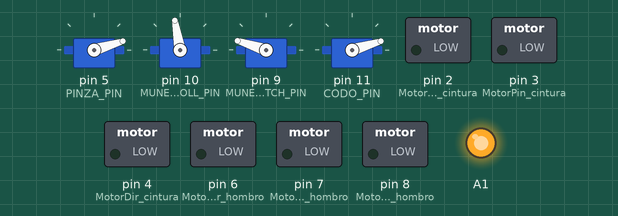
This sketch was run on a simulated Arduino Uno, built with avr-gcc and run on an emulated ATmega328P. Parts: 4 × servo, switched loads named in the sketch (green lamp = pin HIGH), output pins drawn as LEDs (lit = HIGH). What the sketch prints to the serial monitor is not drawn.

Above: at 5.05 s.
At 10.05 s:
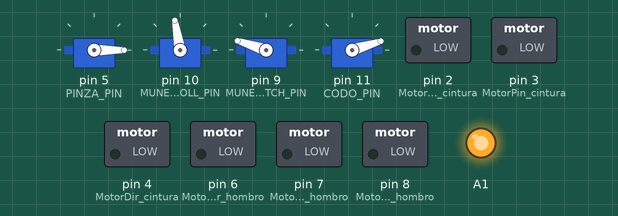
At 12.55 s:
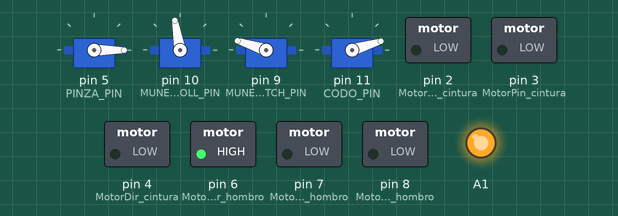
At 14.95 s:
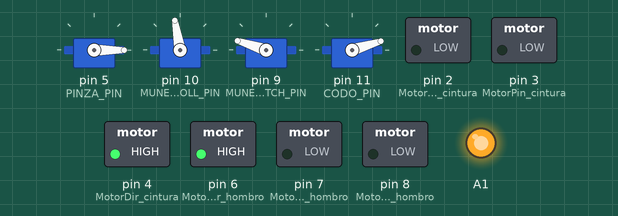
Timing chart, 0 to 16.5 s (numbered marks = the images above):
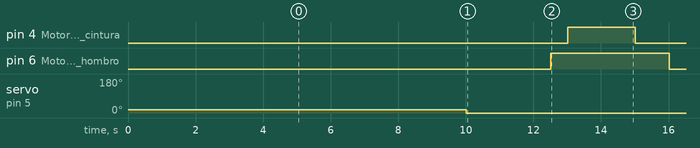

Measured:
- by itself, pin 4 (MotorDir_cintura): alternates HIGH for 2.0 s and LOW for 8.0 s
- by itself, pin 6 (MotorDir_hombro): alternates HIGH for 3.5 s and LOW for 6.5 s
- by itself, servo on pin 5 (PINZA_PIN): 17° → 0° at 10.0 s

The sketch:

minikuka2.ino
```cpp
//Control de MOTORES recibiendo como parámetro el ángulo que deben girar cada articulación para llegar al
//punto del espacio asignado.
//------------------------------------------------------------------------------------------------------------------------

#define PINZA_PIN 5
#define MUNECA_ROLL_PIN 10
#define MUNECA_PITCH_PIN 9
#define CODO_PIN 11

#define MotorPin_hombro  7
#define MotorDir_hombro  6
#define MotorEnable_hombro 8

#define MotorPin_cintura  3
#define MotorDir_cintura  4
#define MotorEnable_cintura 2

//------------------------------------------------------------------------------------------------------------------------

#define LIM_DER_PITCH 83               //Limite izquierdo mayor a limite derecho
#define LIM_IZQ_PITCH 162
#define LIM_DER_ROLL 80                //Limite izquierdo mayor a limite derecho
#define LIM_IZQ_ROLL 120
#define LIM_DER_PINZA 0                //Limite izquierdo mayor a limite derecho
#define LIM_IZQ_PINZA 0
#define LIM_DER_CODO 17                //Limite izquierdo mayor a limite derecho
#define LIM_IZQ_CODO 130

#define del_time_hombro  2000
#define del_time_cintura  800
#define pasos_hombro 752               //50° son 470 pasos  -  1° = 9,4 pasos
#define pasos_cintura 840              //90° son 840 pasos  -  1° = 9,33 pasos

//Posicion inicial de las articulaciones
//Angulos respecto de las referencias de cada motor
#define ORIG_PITCH 162
#define ORIG_ROLL 100
#define ORIG_CODO 17
#define ORIG_HOMBRO 0
#define ORIG_CINTURA 0
#define ORIG_PINZA 0

int servopos_codo = ORIG_CODO;
int servopos_pinza = ORIG_PINZA;
int servopos_pitch = ORIG_PITCH;
int servopos_roll = ORIG_ROLL;
int pappos_cintura = ORIG_CINTURA;
int pappos_hombro = ORIG_HOMBRO;

//tiempo que hay que esperar entre grado y grado. Unidad = [miliseg]
int step_time_pinza = 20;
int step_time_roll = 10;
int step_time_pitch = 20;
int step_time_codo = 20;

//------------------------------------------------------------------------------------------------------------------------

#include <Servo.h>

Servo pinza;
Servo muneca_roll;            //Entre 20 y 180, 100 pos inicial, 100 cero de ref
Servo muneca_pitch;           //Entre 162 y 70, 162 pos inicial, 83 cero de ref
Servo codo;                   //Entre 17 y 130, 17 pos inicial, 93 cero de ref


int angRotCadera;
int anguloCadera;
int posCaderaActual;
int pasosCadera;

int angRotHombro;
int anguloHombro;
int posHombroActual;
int pasosHombro;

int posCodoActual;
int anguloCodo;

int posPitchActual;
int anguloPitch;

int posRollActual;
int anguloRoll;

int angulos[3];
int comunicacionMLab;

bool caderaBool;
bool hombroBool;

int posPinzaActual;
int anguloPinza;

//---------------------------------------------------------------------------------------------------------------------------------------------------------------------

void setup()
{
  //Recibimos ángulos del Matlab
//  angulos[] = [2, 4, 6];

  //anguloCadera = angulos[1];
  //anguloHombro = angulos[2];
//  anguloCodo = angulos[3];
  //anguloPitch = angulos[4];
  //anguloRoll = angulos[5];

 //Enviamos señal a los motores para que realicen los movimeintos
  //servo.attach(PIN); ///////////////////ADVERTENCIA//////////////////
  //servo.write(ANGULO);//////////////////ADVERTENCIA//////////////////


  pinza.attach(PINZA_PIN);   //Defino la pata que controlará el motor   (450,2175)
  muneca_roll.attach(MUNECA_ROLL_PIN);
  muneca_pitch.attach(MUNECA_PITCH_PIN);
  codo.attach(CODO_PIN);

  Serial.begin(115200);
  servopos_pitch = constrain(servopos_pitch,70,162);
  servopos_roll = constrain(servopos_roll,20,180);
  servopos_codo = constrain(servopos_codo,17,130);
  servopos_pinza = constrain(servopos_pinza,0,180);

  pinMode(MotorPin_hombro,OUTPUT);
  pinMode(MotorDir_hombro,OUTPUT);
  pinMode(MotorEnable_hombro,OUTPUT);
  pinMode(MotorPin_cintura,OUTPUT);
  pinMode(MotorDir_cintura,OUTPUT);
  pinMode(MotorEnable_cintura,OUTPUT);

  pinMode(PINZA_PIN,OUTPUT);
  pinMode(MUNECA_PITCH_PIN,OUTPUT);
  pinMode(MUNECA_ROLL_PIN,OUTPUT);
  pinMode(CODO_PIN,OUTPUT);
  pinMode(A1,OUTPUT);

//Rele que conecta la energia al inicializar el codigo
  digitalWrite(A1,HIGH);

  muneca_pitch.write(ORIG_PITCH);
  muneca_roll.write(ORIG_ROLL);
  pinza.write(ORIG_CODO);
  codo.write(ORIG_CODO);

  digitalWrite(MotorEnable_hombro,LOW);
  digitalWrite(MotorEnable_cintura,LOW);
  delay(5000);

posHombroActual = 140;
posCaderaActual = 0;
posCodoActual = 17;
posPitchActual = 162;
posRollActual = 100;
posPinzaActual = 0;
}

//---------------------------------------------------------------------------------------------------------------------------------------------------------------------

void loop()
{
anguloPinza = 0;
anguloCadera = 0;
anguloHombro = 140; //acordar que es 140
anguloCodo = 17;
anguloPitch = 162;
anguloRoll = 100;

  // ángulo inicio Hombro = 140
  // ángulo inicio Codo = 17
  // ángulo inicio Pitch = 160

  //Recibimos ángulos del Matlab
  if(Serial.available()>0)
  {
      anguloCadera = Serial.read();
      delay(10);
      anguloHombro = Serial.read();
      delay(10);
      anguloCodo = Serial.read();
      delay(10);
      anguloPitch = Serial.read();
      delay(10);
      anguloRoll = Serial.read();
      delay(10);
      anguloPinza = Serial.read();
      delay(10);
   }
/////////////////////////////////////////////////////////////////////////MOVIMIENTO DE CADERA//////////////////////////////////////////////////////////////////////////

//Definimos cantidad de pasos necesarios (teniendo en cuenta los limites estructurales)

  angRotCadera = anguloCadera - posCaderaActual;

  if(angRotCadera<0){
  //muevo el brazo para la derecha
    digitalWrite(MotorDir_cintura,HIGH);
    caderaBool = true;
  }
  else {
    digitalWrite(MotorDir_cintura,LOW);
    caderaBool = false;
  }

  angRotCadera = abs(angRotCadera);
  pasosCadera = angRotCadera*9.33;

//Ejecucion de la Instruccion
   for (int i = 0; i <= pasosCadera; i++) {
  digitalWrite(MotorPin_cintura, HIGH);
  delayMicroseconds(del_time_cintura);
  digitalWrite(MotorPin_cintura, LOW);
  delayMicroseconds(del_time_cintura);
}
delay(1000);

///////////////////////////////////////////////////////////////////////////////////////////////////////////////////////////////////////////////////////////////////////

/////////////////////////////////////////////////////////////////////////MOVIMIENTO DE HOMBRO//////////////////////////////////////////////////////////////////////////

//Definimos cantidad de pasos necesarios (teniendo en cuenta los limites estructurales)

  angRotHombro = anguloHombro - posHombroActual;

  if(angRotHombro<0){
  //muevo el brazo para la derecha
    digitalWrite(MotorDir_hombro,HIGH);
    hombroBool = true;
  }
  else {
    digitalWrite(MotorDir_hombro,LOW);
    hombroBool = false;
  }

  angRotHombro = abs(angRotHombro);
  pasosHombro = angRotHombro*9.4;

//Ejecucion de la Instruccion
   for (int i = 0; i <= pasosHombro; i++) {
  digitalWrite(MotorPin_hombro, HIGH);
  delayMicroseconds(del_time_hombro);
  digitalWrite(MotorPin_hombro, LOW);
  delayMicroseconds(del_time_hombro);
}

delay(1000);

///////////////////////////////////////////////////////////////////////////////////////////////////////////////////////////////////////////////////////////////////////

/////////////////////////////////////////////////////////////////////////MOVIMIENTO DE CODO//////////////////////////////////////////////////////////////////////////

if( anguloCodo<= LIM_IZQ_CODO && anguloCodo >= LIM_DER_CODO){
if(posCodoActual >= anguloCodo){
  //muevo el brazo para la derecha
 for (int i = posCodoActual; posCodoActual != anguloCodo; i--) {
  codo.write(i);
  posCodoActual = i;
  delay(step_time_codo);
  }
  }
  else {
     for (int i = posCodoActual; posCodoActual != anguloCodo; i++) {
  codo.write(i);
  posCodoActual = i;
  delay(step_time_codo);
  }
  }
  delay(1000);
}

///////////////////////////////////////////////////////////////////////////////////////////////////////////////////////////////////////////////////////////////////////

/////////////////////////////////////////////////////////////////////////MOVIMIENTO DE PITCH//////////////////////////////////////////////////////////////////////////
if( anguloPitch<= LIM_IZQ_PITCH && anguloPitch >= LIM_DER_PITCH){
if(posPitchActual >= anguloPitch){
  //muevo el brazo para la derecha
 for (int i = posPitchActual; posPitchActual != anguloPitch; i--) {
  muneca_pitch.write(i);
  posPitchActual = i;
  delay(step_time_pitch);
  }
  }
  else {
     for (int i = posPitchActual; posPitchActual != anguloPitch; i++) {
  muneca_pitch.write(i);
  posPitchActual = i;
  delay(step_time_pitch);
  }
  }
  delay(1000);

}

///////////////////////////////////////////////////////////////////////////////////////////////////////////////////////////////////////////////////////////////////////

/////////////////////////////////////////////////////////////////////////MOVIMIENTO DE PINZA//////////////////////////////////////////////////////////////////////////

if( anguloRoll<= LIM_IZQ_ROLL && anguloRoll >= LIM_DER_ROLL){
if(posRollActual >= anguloRoll){
  //muevo el brazo para la derecha
 for (int i = posRollActual; posRollActual != anguloRoll; i--) {
  muneca_roll.write(i);
  posRollActual = i;
  delay(step_time_roll);
  }
  }
  else {
     for (int i = posRollActual; posRollActual != anguloRoll; i++) {
  muneca_roll.write(i);
  posRollActual = i;
  delay(step_time_roll);
  }
  }
  delay(1000);

}

///////////////////////////////////////////////////////////////////////////////////////////////////////////////////////////////////////////////////////////////////////
/////////////////////////////////////////////////////////////////////////APERTURA DE PINZA//////////////////////////////////////////////////////////////////////////

pinza.write(anguloPinza);
delay(1000);

///////////////////////////////////////////////////////////////////////////////////////////////////////////////////////////////////////////////////////////////////////
pinza.write(0);
if(posRollActual >= ORIG_ROLL){
  //muevo el brazo para la derecha
 for (int i = posRollActual; posRollActual != ORIG_ROLL; i--) {
  muneca_roll.write(i);
  posRollActual = i;
  delay(step_time_roll);
  }
  }
  else {
     for (int i = posRollActual; posRollActual != ORIG_ROLL; i++) {
  muneca_roll.write(i);
  posRollActual = i;
  delay(step_time_roll);
  }
  }
delay(500);

  for (int i = posPitchActual; posPitchActual != ORIG_PITCH; i++) {
  muneca_pitch.write(i);
  posPitchActual = i;
  delay(step_time_pitch);
  }
delay(500);
  for (int i = posCodoActual; posCodoActual != ORIG_CODO; i--) {
  codo.write(i);
  posCodoActual = i;
  delay(step_time_codo);
  }
delay(500);
    if(hombroBool == true){
  //muevo el brazo para la derecha
    digitalWrite(MotorDir_hombro,LOW);
  }
  else {
    digitalWrite(MotorDir_hombro,HIGH);
  }
     for (int i = 0; i <= pasosHombro; i++) {
  digitalWrite(MotorPin_hombro, HIGH);
  delayMicroseconds(del_time_hombro);
  digitalWrite(MotorPin_hombro, LOW);
  delayMicroseconds(del_time_hombro);
}

delay(500);
  if(caderaBool == true){
  //muevo el brazo para la derecha
    digitalWrite(MotorDir_cintura,LOW);
  }
  else {
    digitalWrite(MotorDir_cintura,HIGH);
  }
     for (int i = 0; i <= pasosCadera; i++) {
  digitalWrite(MotorPin_cintura, HIGH);
  delayMicroseconds(del_time_cintura);
  digitalWrite(MotorPin_cintura, LOW);
  delayMicroseconds(del_time_cintura);
}
delay(2000);


/////////////////////////////////////////////////////////////////////////SERIAL PRINTS//////////////////////////////////////////////////////////////////////////

Serial.print ("Pasos hombro: ");
Serial.print (pasosHombro);
Serial.print ("         Angulo hombro: ");
Serial.print (angRotHombro);

Serial.print ("         Pasos cadera: ");
Serial.print (pasosCadera);
Serial.print ("         Angulo cadera: ");
Serial.print (angRotCadera);
}
```
